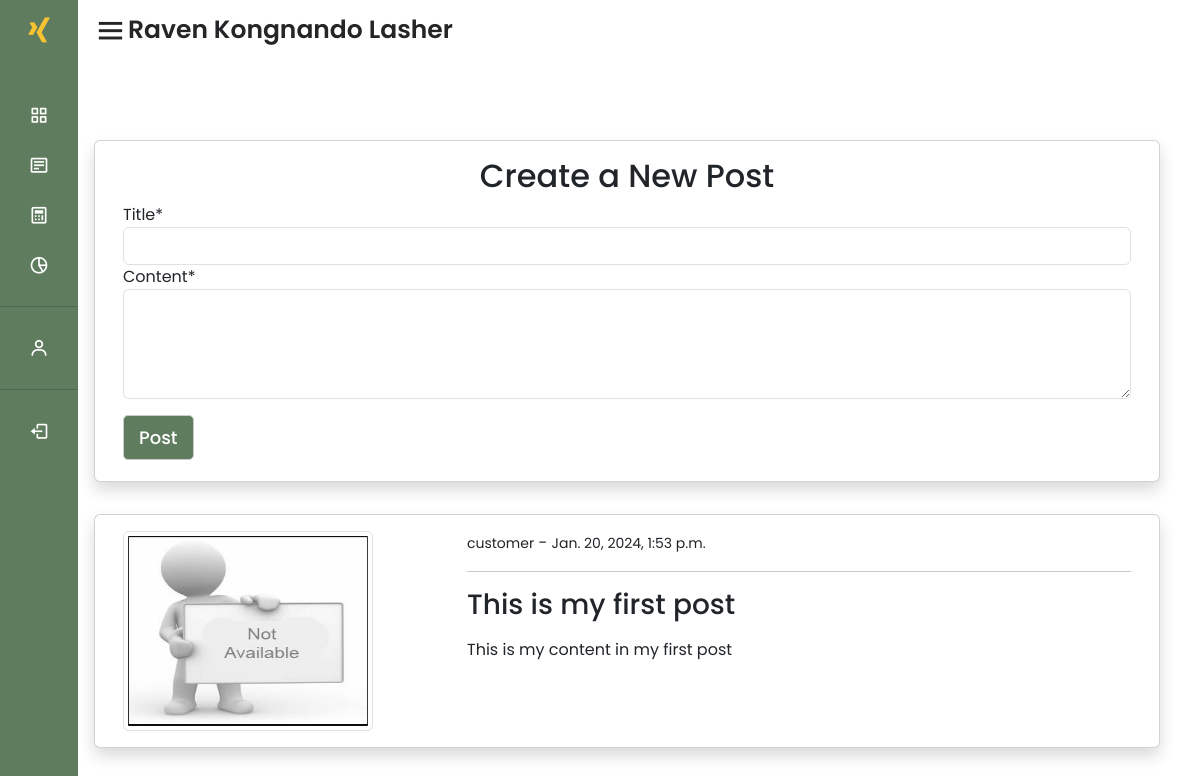
Before: /blog/home/ (signed in) with the older database file.
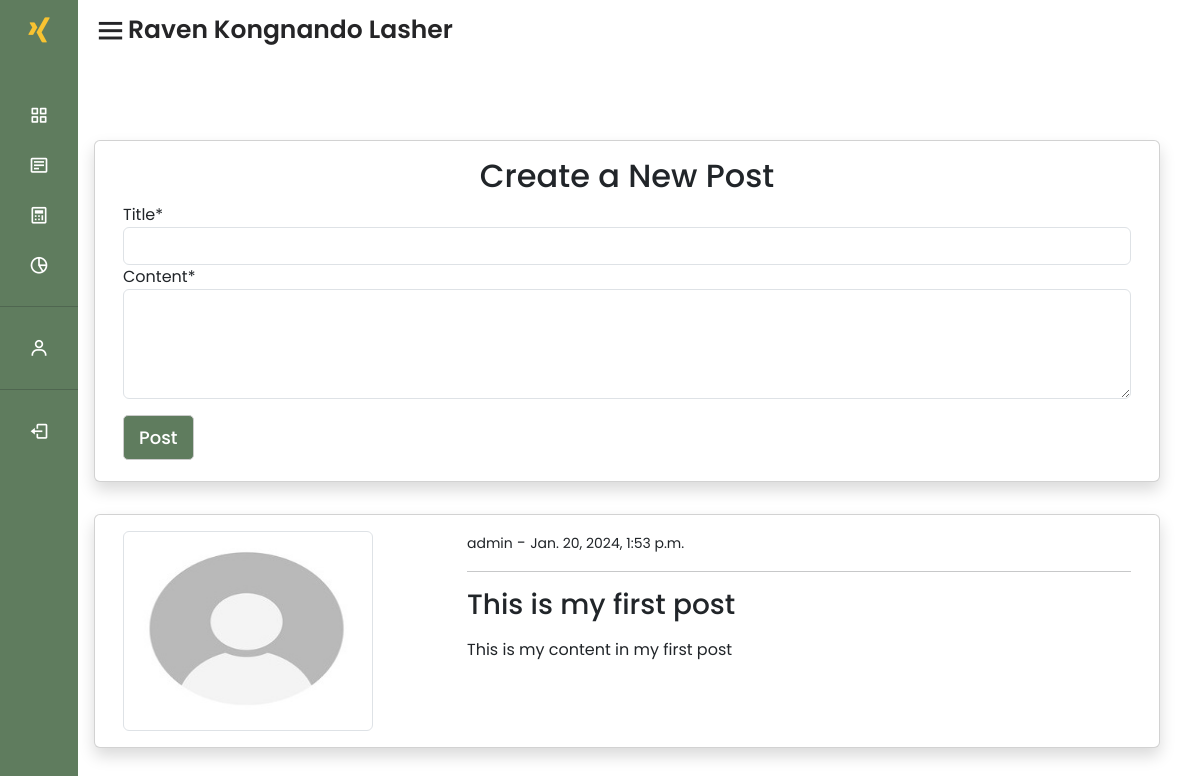
After: the same page with the newer database file.
### blog/models.py (models this page shows, shortened)
class PostModel(models.Model):
     title = models.CharField(max_length=100)
     content = models.TextField()
     author = models.ForeignKey(User, on_delete=models.CASCADE)
     date_created = models.DateTimeField(auto_now_add=True)
     likes = models.ManyToManyField(User, related_name='liked_posts', blank=True)
     class Meta:
          ordering = ('-date_created',)

### UserAccount/models.py (models this page shows, shortened)
class ProfileModel(models.Model):
     user = models.OneToOneField(User, on_delete=models.CASCADE)
     image = models.ImageField(default='default.jpg', upload_to='profile', validators=[
                                   FileExtensionValidator(['png', 'jpg', 'jpeg'])])

### blog/views.py (the view)
# urls.py: path('home/', views.index, name='blog-index'),
@login_required(login_url='/login')
def index(request):
     posts = PostModel.objects.all()
     if request.method == 'POST':
          form = PostModelForm(request.POST)
          if form.is_valid():
               instance = form.save(commit=False)
               instance.author = request.user
               instance.save()
               return redirect('blog-index')
     else:
          form = PostModelForm()
     context = {
          'posts': posts,
          'form': form
     }
     return render(request, 'inner/blog/index.html', context)

### blog/forms.py
class PostModelForm(forms.ModelForm):
     content = forms.CharField(widget=forms.Textarea(attrs={'rows': 4}))
     class Meta:
          model = PostModel
          fields = ['title', 'content']
     def __init__(self, *args, **kwargs):
          super().__init__(*args, **kwargs)
          for field_name, field in self.fields.items():
               field.widget.attrs.update({'class': 'form-control'})

### templates/inner/blog/index.html (shortened to what this page needs)
{% extends 'layout/main.html' %}
{% load crispy_forms_tags %}
{% block content %}
<div class="container">
     <div class="row mt-5 pt-3">
          <div class="row">
               <div class="card my-3 shadow">
                    <div class="card-body">
                         <div class="post-form-header">
                              <h2 class="text-center">Create a New Post</h2>
                         </div>
                         <form method="POST">
                              {{ form|crispy }}
                              <div class="form row justify-content-end mt-2">
                                   <div class="form-group col-12">
                                        <button type="submit" class="form btn-block dustyGreen text-white mt-2">
                                             Post
                                        </button>
                                   </div>
                              </div>
                         </form>
                    </div>
               </div>
          </div>
          <div class="row">
               {% for post in posts %}
               <div class="card shadow my-3">
                    <div class="card-body">
                         <div class="row">
                              <div class="col-md-4">
                                   <img class="img-thumbnail" src="{{ post.author.profilemodel.image.url }}" alt="img"
                                        style="width: 250px; height: 200px;">
                              </div>
                              <div class="col-md-8">
                                   <small>{{ post.author }}</small> -
                                   <small>{{ post.date_created }}</small>
                                   <hr>
                                   <a class="h3" href="{% url 'blog-post-detail' post.id %}">{{ post.title }}</a>
                                   <p class="text-justify my-3">
                                        {{ post.content }}
                                   </p>
                              </div>
                         </div>
                    </div>
               </div>
               {% endfor %}
          </div>
     </div>
</div>
{% endblock %}

### templates/layout/main.html (shortened to what this page needs)
<!DOCTYPE html>
<html lang="en">
<head>
  {% load static%}
  <link href='https://unpkg.com/boxicons@2.1.4/css/boxicons.min.css' rel='stylesheet'>
  <link rel="stylesheet" href="{% static 'css/styles.css' %}">
  <link href="https://cdn.jsdelivr.net/npm/bootstrap@5.3.0-alpha3/dist/css/bootstrap.min.css" rel="stylesheet"
>
</head>
<body>
  {% include 'layout/navbar.html' %}
  {% if user.is_authenticated %}
  <section class="home-inner">
    <div class="toggle-sidebar">
      <i class="bx bx-menu"></i>
      <div class="text">Raven Kongnando Lasher</div>
    </div>
    <div class="content m-3">
      {% block content %}{% endblock %}
    </div>
  </section>
  {% endif %}
</body>
</html>

### templates/layout/navbar.html (shortened to what this page needs)
{% load static %}
{% if user.is_authenticated %}
<div class="sidebar close">
  <a href="#" class="logo-box">
    <i class="bx bxl-xing"></i>
  </a>
  <ul class="sidebar-list">
    <li>
      <div class="title">
        <a href="{% url 'blog-index' %}" class="link">
          <i class='bx bx-grid-alt'></i>
        </a>
      </div>
    </li>
    <li class="dropdown">
      <div class="title">
        <a href="#" class="link">
          <i class='bx bx-detail'></i>
        </a>
      </div>
    </li>
    <li class="dropdown">
      <div class="title">
        <a href="#" class="link">
          <i class='bx bx-calculator'></i>
        </a>
      </div>
    </li>
    <li>
      <div class="title">
        <a href="{% url 'lp_perhitungan' %}" class="link">
          <i class='bx bx-pie-chart-alt-2'></i>
        </a>
      </div>
    </li>
    <hr>
    <li>
      <div class="title">
        <a href="{% url 'edit_profile' %}" class="link">
          <i class='bx bx-user'></i>
        </a>
      </div>
    </li>
    <hr>
    {% if user.is_authenticated %}
    <li>
      <div class="title">
        <a href="{% url 'logout' %}" class="link">
          <i class='bx bx-log-out'></i>
        </a>
      </div>
    </li>
    {% endif %}
  </ul>
</div>
{% endif %}

### static/css/styles.css (style rules this page uses)
* { font-family: 'Poppins', sans-serif; margin : 0; padding : 0; box-sizing : border-box; list-style : none; text-decoration: none; }
a { text-decoration: none !important; }
:root { --color_Dark1 : #1e1e1e; --color_Dark2 : #252527; --color_Light1 : #dfdfdf; --color_White : #ffffff; --color_Gold : #f8c331; --color_SoftGreen : #99b699; --color_DustyGreen : #5f7c5e; }
.dustyGreen { background : var(--color_DustyGreen) !important; }
.sidebar { position: fixed; top: 0; left: 0; height: 100%; width: 320px; background-color : var(--color_DustyGreen); transition: all .5s ease; z-index: 100; }
.sidebar.close { width: 78px; }
.logo-box { height: 60px; width: 100%; display: flex; align-items: center; color : var(--color_Gold); transition: all .5s ease; }
.logo-box i { font-size: 30px; height: 50px; min-width: 78px; text-align: center; line-height: 50px; transition: all .5s ease; }
.sidebar.close .logo-box i { transform: rotate(360deg) }
.sidebar-list { height: 100%; padding: 30px 0 15px 0; overflow: auto; }
.sidebar-list li { transition: all .5s ease; }
.sidebar-list li .title { display: flex; justify-content: space-between; align-items: center; transition: all .5s ease; cursor: pointer; }
.sidebar-list li .title .link { display: flex; align-items: center; }
.sidebar-list li .title i { height: 50px; min-width: 78px; text-align: center; line-height: 50px; color: var(--color_White); font-size: 20px; }
.sidebar.close .sidebar-list { overflow: visible; }
.sidebar.close .sidebar-list li { position: relative; }
.home-inner { position: relative; background-color: var(--color_White); left: 320px; width: calc(100% - 320px); height: 100vh; transition: all .5s ease; }
.sidebar.close ~ .home-inner { left: 78px; width: calc(100% - 78px); }
.home-inner .toggle-sidebar { height: 60px; display: flex; align-items: center; width: fit-content; cursor: pointer; }
.home-inner .toggle-sidebar i { font-size: 35px; color: var(--color_Dark2); margin-left: 15px; }
.home-inner .toggle-sidebar .text { font-size: 25px; color: var(--color_Dark2); font-weight: 600; }
.form input,.form button { padding: 8px 15px; border-radius: 5px !important; margin: 5px 0px; box-sizing: border-box; border: 1px solid #ccc; font-size: 18px !important; font-weight: 500; }

### templates/inner/blog/index.html (style rules this page uses)
.img-thumbnail { max-width: 100%; max-height: 100%; }

Changed rows visible on the page:
changed PostModel "This is my first post": author.profilemodel.image: a different picture; author "customer" → "admin"
